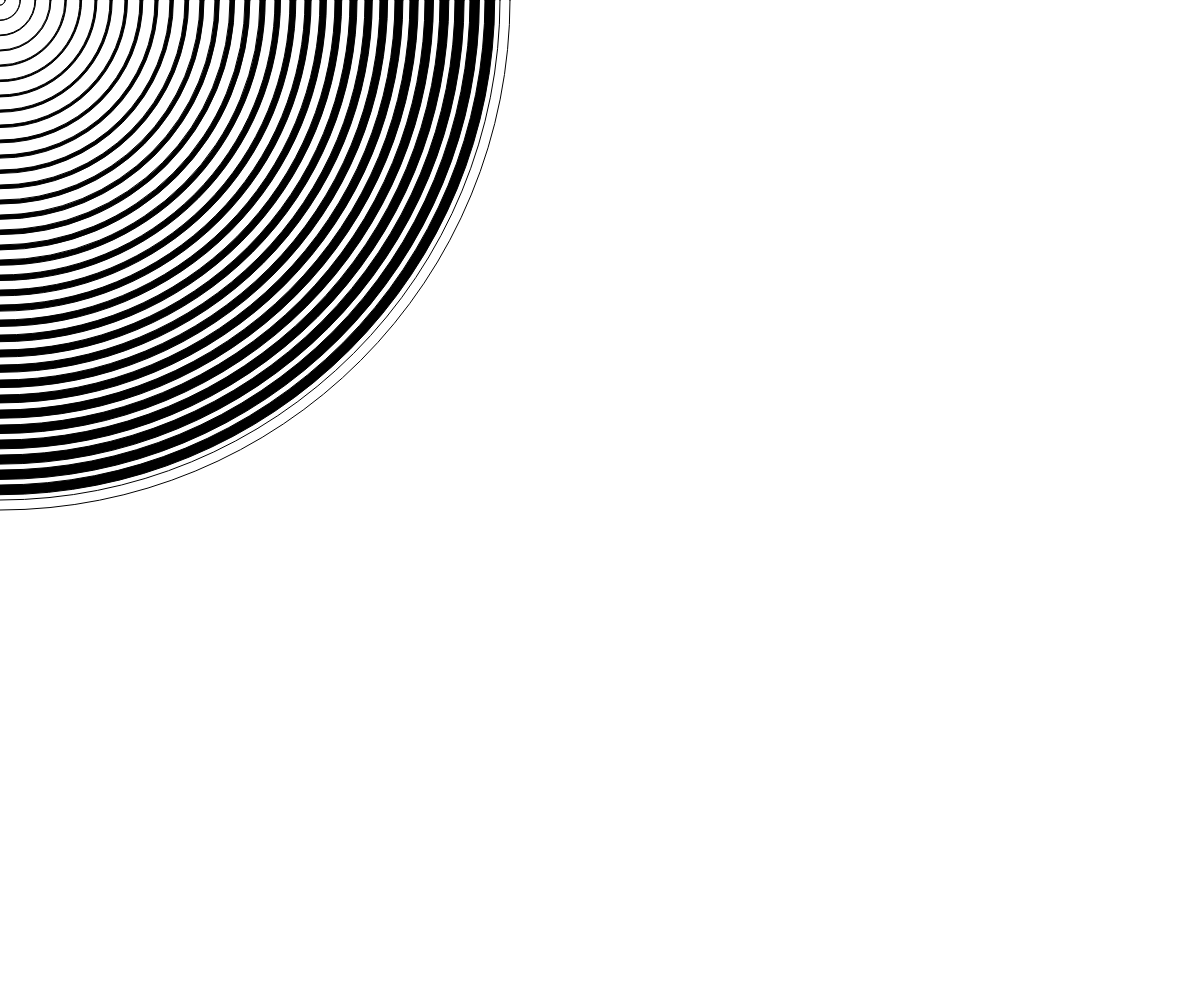
Frame 1 (no input)
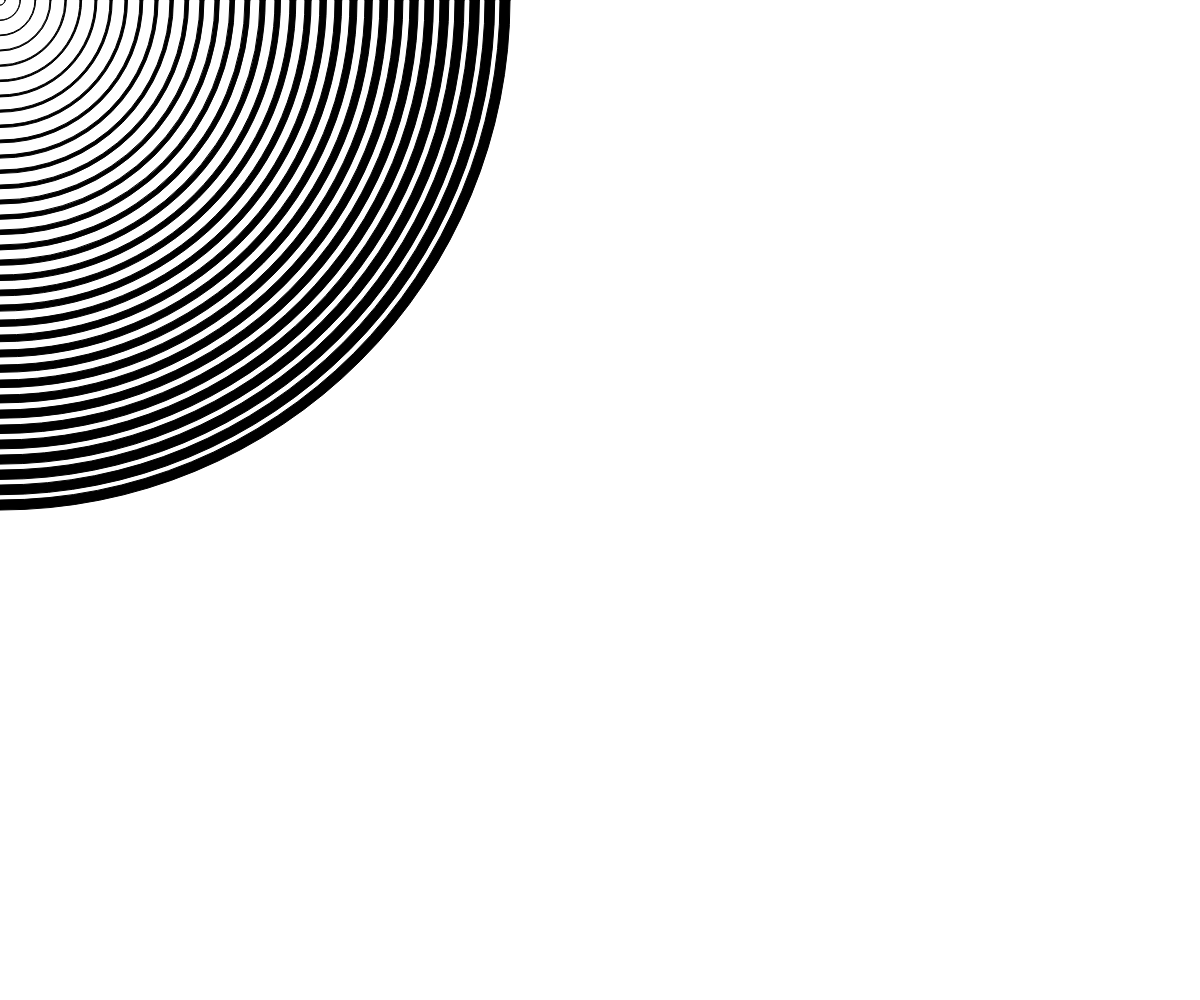
Frame 60 (no input)
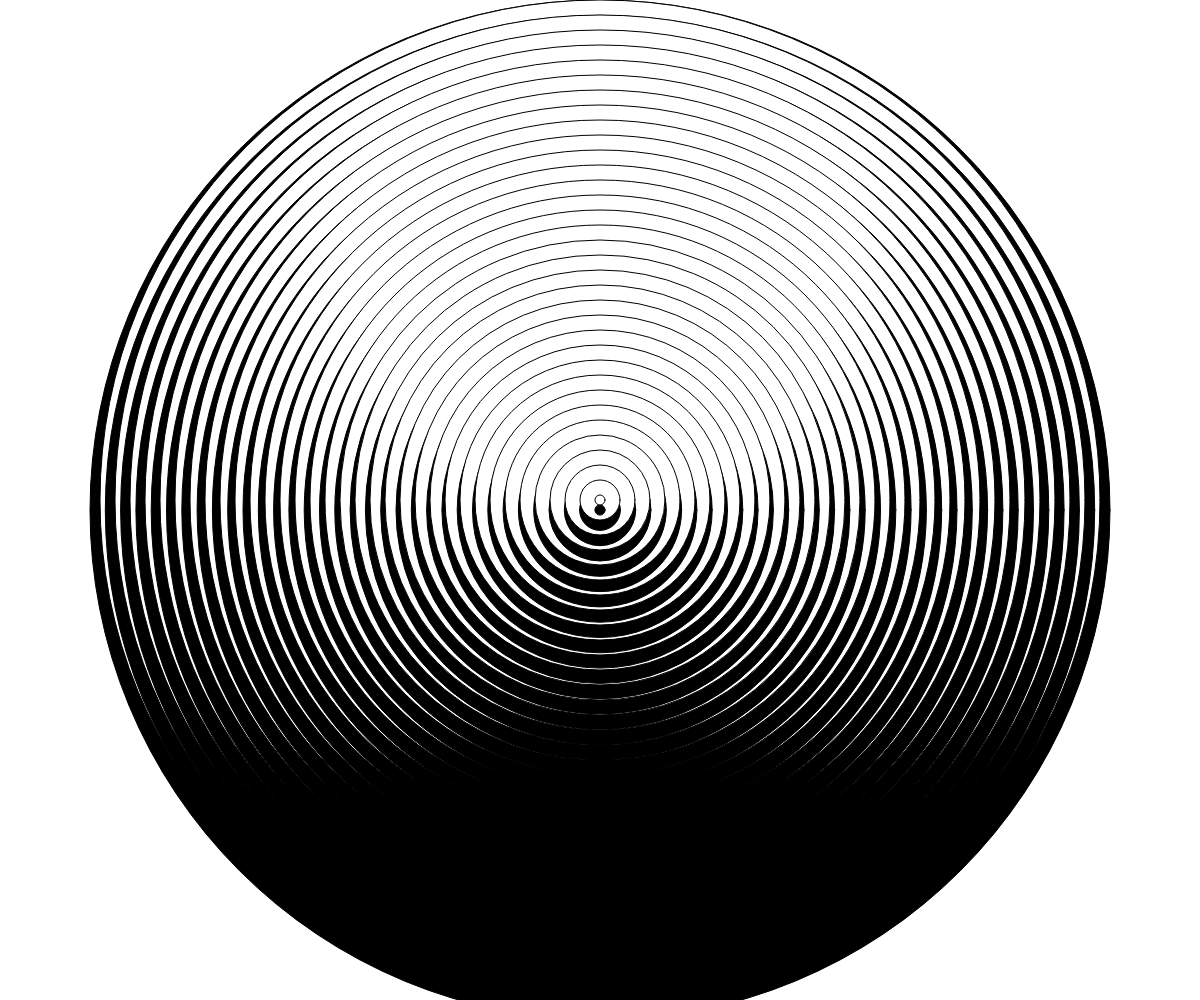
Frame 120 (the mouse pressed at the canvas centre since frame 60)

The p5.js sketch that drew these frames (run headless with seeded random() and noise() and a simulated clock; from frame 60 on, the mouse is pressed at the canvas centre):

// p5.js sketch
// ── sketch.js
function setup () {
  createCanvas (windowWidth, windowHeight);
}

function draw () {
  background ('white');

  for (let i = 100; i > 0; i -= 3) {
    let sizeCircle = i * 10;

    circle (mouseX, mouseY * 1.02, sizeCircle * 1.02);
    fill ('white');
    circle (mouseX, mouseY, sizeCircle);
    fill ('black');
  }
}

function windowResized () {
  resizeCanvas (windowWidth, windowHeight);
}

// ── Index.html
<!DOCTYPE html>
<html lang="en">
  <head>
    <meta charset="UTF-8" />
    <meta name="viewport" content="width=device-width, initial-scale=1.0" />
    <script src="p5.js"></script>
    <script src="sketch.js"></script>
    <link rel="stylesheet" href="style.css" />
    <title>Minimal Art by Filipe Alves</title>
  </head>
  <body>
    
  </body>
</html>

// ── style.css
html,
body {
  margin: 0;
  overflow: hidden;
  padding: 0;
}
canvas {
  display: block;
}
